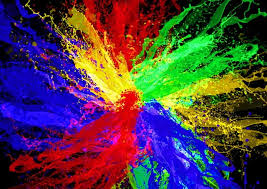
#> input picture semester 2/image processing task/task 1/images.jpeg, 267 x 189 px, given in place of images.jpg, which was not available
$ jupyter execute 'Mohamed Amr Mohamed sec 5 task 3 after midterm.ipynb'
#> lines starting #> are read from the running program, lines starting #| are printed output that depends on the picture; after the words box and inside, x2 and y2 are one past the last pixel; in counts of white or black regions, pixels touching at a corner belong together; pictures that were not available may be replaced by others from this repository, and a replacement may not be noted
[cell 1]
import cv2
import numpy as np
import matplotlib.pyplot as plt

def main():
    # Load an RGB image
    image = cv2.imread('E:\Msarat\project optimization\images.jpg')
#> image is the input picture: shape (189, 267, 3); mean B, G, R 70.8, 62.1, 80.9
    if image is None:
        print("Error: Could not load the image. Please check the file path.")
        return

    image_rgb = cv2.cvtColor(image, cv2.COLOR_BGR2RGB)

    # Convert to grayscale for processing
    gray_image = cv2.cvtColor(image_rgb, cv2.COLOR_RGB2GRAY)
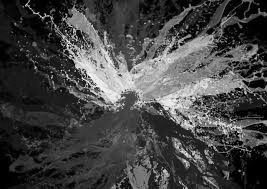
#> gray_image: shape (189, 267); min 0, max 250, mean 68.7

    # 1. Contrast Stretching
    min_val = np.min(gray_image)
#> min_val = 0
    max_val = np.max(gray_image)
#> max_val = 250
    contrast_stretched = np.uint8(255 * ((gray_image - min_val) / (max_val - min_val)))

    # 2. Histogram Equalization
    hist_equalized = cv2.equalizeHist(gray_image)
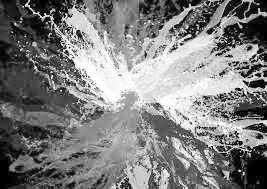
#> hist_equalized: shape (189, 267); min 0, max 255, mean 126.3

    # 3. Thresholding (using Otsu's method)
    _, thresholded = cv2.threshold(gray_image, 0, 255, cv2.THRESH_BINARY + cv2.THRESH_OTSU)
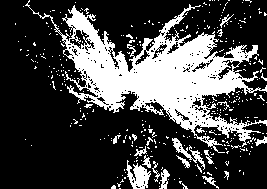
#> thresholded: shape (189, 267); 27.2% white; 362 white regions (342 under 20 px), largest, box (x1, y1, x2, y2) and area: (25, 0, 267, 153) 11387, (126, 160, 151, 189) 390, (172, 138, 205, 170) 246

    # Calculate histograms
    hist_original = cv2.calcHist([gray_image], [0], None, [256], [0, 256])
#> hist_original = 256 values, max 1038 at index 1, min 0 at index 249, mean 197.1
    hist_stretched = cv2.calcHist([contrast_stretched], [0], None, [256], [0, 256])
#> hist_stretched = 256 values, max 1038 at index 1, min 0 at index 50, mean 197.1
    hist_equalized_hist = cv2.calcHist([hist_equalized], [0], None, [256], [0, 256])
#> hist_equalized_hist = 256 values, max 1038 at index 5, min 0 at index 1, mean 197.1
    hist_thresholded = cv2.calcHist([thresholded], [0], None, [256], [0, 256])
#> hist_thresholded = 256 values, max 36753 at index 0, min 0 at index 1, mean 197.1

    # Display results
    plt.figure(figsize=(20, 15))

    # Display Images
    plt.subplot(2, 4, 1)
    plt.title('Original Image')
    plt.imshow(gray_image, cmap='gray')
    plt.axis('off')

    plt.subplot(2, 4, 2)
    plt.title('Contrast Stretching')
    plt.imshow(contrast_stretched, cmap='gray')
    plt.axis('off')

    plt.subplot(2, 4, 3)
    plt.title('Histogram Equalization')
    plt.imshow(hist_equalized, cmap='gray')
    plt.axis('off')

    plt.subplot(2, 4, 4)
    plt.title('Thresholding')
    plt.imshow(thresholded, cmap='gray')
    plt.axis('off')

    # Display Histograms
    plt.subplot(2, 4, 5)
    plt.title('Original Histogram')
    plt.plot(hist_original)
    plt.xlim([0, 256])
    plt.grid(True)

    plt.subplot(2, 4, 6)
    plt.title('Contrast Stretched Histogram')
    plt.plot(hist_stretched)
    plt.xlim([0, 256])
    plt.grid(True)

    plt.subplot(2, 4, 7)
    plt.title('Equalized Histogram')
    plt.plot(hist_equalized_hist)
    plt.xlim([0, 256])
    plt.grid(True)

    plt.subplot(2, 4, 8)
    plt.title('Thresholded Histogram')
    plt.plot(hist_thresholded)
    plt.xlim([0, 256])
    plt.grid(True)

    plt.tight_layout()
    plt.savefig('result.png')
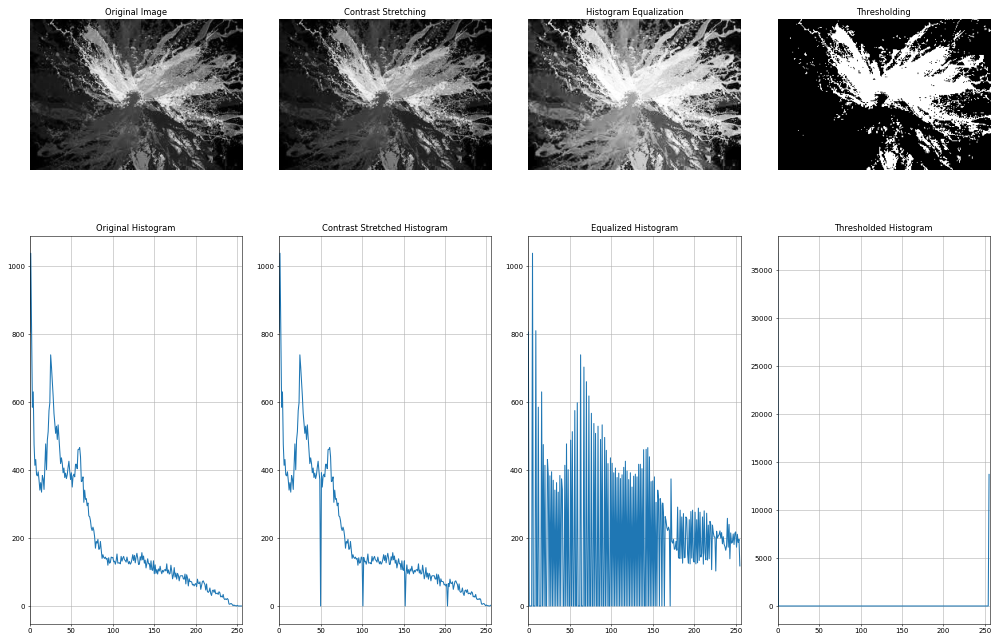
#> figure drawn by matplotlib, 8 panels; panel 5: curve peaks at x = 1, y = 1038; panel 6: curve peaks at x = 1, y = 1038; panel 7: curve peaks at x = 5, y = 1038; panel 8: curve peaks at x = 0, y = 36753
    plt.show()

if __name__ == "__main__":
    main()
